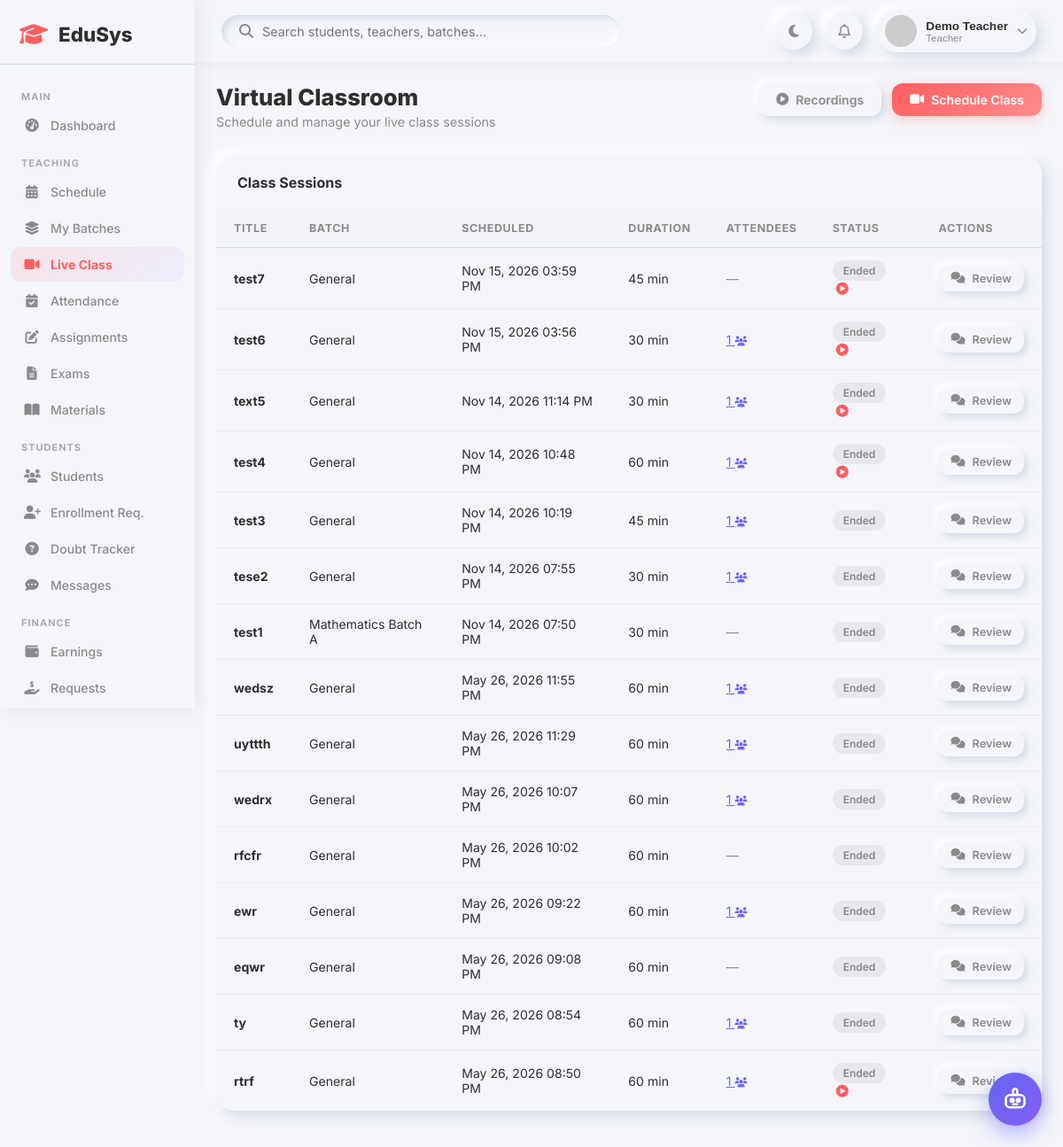
/teacher/live-class.php (signed in), run on the app's committed database.
### tables this page shows
CREATE TABLE `live_classes` (
  `id` int(11) NOT NULL,
  `title` varchar(200) DEFAULT NULL,
  `batch_id` int(11) DEFAULT NULL,
  `teacher_id` int(11) DEFAULT NULL,
  `room_id` varchar(100) DEFAULT NULL,
  `scheduled_at` datetime DEFAULT NULL,
  `duration_minutes` int(11) DEFAULT 60,
  `status` enum('scheduled','live','ended') DEFAULT 'scheduled',
  `recording_url` varchar(255) DEFAULT NULL,
  `created_at` timestamp NOT NULL DEFAULT current_timestamp(),
  `end_time` datetime DEFAULT NULL,
  `start_time` datetime DEFAULT NULL
);

CREATE TABLE `batches` (
  `id` int(11) NOT NULL,
  `name` varchar(150) NOT NULL,
  `teacher_id` int(11) DEFAULT NULL,
  `subject_id` int(11) DEFAULT NULL,
  `grade` varchar(20) DEFAULT NULL,
  `schedule` text DEFAULT NULL,
  `max_students` int(11) DEFAULT 30,
  `status` enum('active','inactive') DEFAULT 'active',
  `created_at` timestamp NOT NULL DEFAULT current_timestamp()
);

### teacher/live-class.php (the view, shortened to what this page needs)
<?php
require_once '../config/db.php';
$teacher = $conn->query("SELECT t.id FROM teachers t WHERE t.user_id={$_SESSION['user_id']}")->fetch_assoc();
$tid = $teacher['id'];
require_once '../includes/header.php';
$classes = $conn->query("
    SELECT lc.*, b.name as batch_name,
           (SELECT COUNT(*) FROM live_attendance WHERE class_id=lc.id) as attendees,
           (SELECT COUNT(*) FROM recordings WHERE class_id=lc.id) as has_rec
    FROM live_classes lc
    LEFT JOIN batches b ON lc.batch_id=b.id
    WHERE lc.teacher_id=$tid
    ORDER BY lc.scheduled_at DESC
    LIMIT 30
");
?>
<div class="page-header">
    <div>
        <h1>Virtual Classroom</h1>
        <p>Schedule and manage your live class sessions</p>
    </div>
    <div class="page-actions">
        <a href="<?= BASE_URL ?>recorded_classes.php" class="btn btn-outline">
            <i class="fa-solid fa-circle-play"></i> Recordings
        </a>
        <button class="btn btn-primary" onclick="openModal('scheduleModal')">
            <i class="fa-solid fa-video"></i> Schedule Class
        </button>
    </div>
</div>
<div class="table-card">
    <div class="table-header"><h3>Class Sessions</h3></div>
    <div class="table-responsive">
        <table>
            <thead>
                <tr>
                    <th>Title</th>
                    <th>Batch</th>
                    <th>Scheduled</th>
                    <th>Duration</th>
                    <th>Attendees</th>
                    <th>Status</th>
                    <th>Actions</th>
                </tr>
            </thead>
            <tbody>
                <?php if ($classes->num_rows === 0): ?>
                <tr><td colspan="7" style="text-align:center;padding:30px;color:var(--text-secondary);">No classes scheduled yet.</td></tr>
                <?php else: ?>
                <?php while ($lc = $classes->fetch_assoc()): ?>
                <tr>
                    <td><strong><?= htmlspecialchars($lc['title']) ?></strong></td>
                    <td><?= htmlspecialchars($lc['batch_name'] ?? 'General') ?></td>
                    <td><?= $lc['scheduled_at'] ? date('M d, Y h:i A', strtotime($lc['scheduled_at'])) : 'TBD' ?></td>
                    <td><?= $lc['duration_minutes'] ?> min</td>
                    <td>
                        <?php if ($lc['attendees'] > 0): ?>
                        <a href="?view_attendance=<?= $lc['id'] ?>" style="color:var(--secondary);">
                            <?= $lc['attendees'] ?> <i class="fa-solid fa-users" style="font-size:0.7rem;"></i>
                        </a>
                        <?php else: ?><span style="color:var(--text-secondary);">—</span><?php endif; ?>
                    </td>
                    <td>
                        <span class="badge-pill <?= $lc['status']==='live'?'badge-danger':($lc['status']==='ended'?'badge-gray':'badge-info') ?>">
                            <?= $lc['status']==='live'?'🔴 LIVE':ucfirst($lc['status']) ?>
                        </span>
                        <?php if ($lc['has_rec']): ?>
                        <a href="<?= BASE_URL ?>recorded_classes.php?class_id=<?= $lc['id'] ?>" title="View Recording" style="color:var(--primary);margin-left:4px;">
                            <i class="fa-solid fa-circle-play"></i>
                        </a>
                        <?php endif; ?>
                    </td>
                    <td>
                        <?php if ($lc['status'] === 'scheduled'): ?>
                        <form method="POST" style="display:inline;" onsubmit="return confirm('Delete this class?')">
                            <input type="hidden" name="action" value="delete">
                            <input type="hidden" name="class_id" value="<?= $lc['id'] ?>">
                            <button class="btn btn-outline btn-sm" style="color:var(--danger);">
                                <i class="fa-solid fa-trash"></i>
                            </button>
                        </form>
                        <?php elseif ($lc['status'] === 'ended'): ?>
                        <a href="<?= BASE_URL ?>live_class_room.php?class_id=<?= $lc['id'] ?>&review=1"
                           class="btn btn-outline btn-sm" title="Review class chat & doubts">
                            <i class="fa-solid fa-comments"></i> Review
                        </a>
                        <?php endif; ?>
                    </td>
                </tr>
                <?php endwhile; endif; ?>
            </tbody>
        </table>
    </div>
</div>
<?php require_once '../includes/footer.php'; ?>

### css/dashboard.css (style rules this page uses)
:root { --primary: #FF5F5F; --secondary: #6C63FF; --background: #F5F6FA; --text-primary: #2E2E2E; --text-secondary: #8A8A8A; --shadow-light: #ffffff; --shadow-dark: #d5dbe5; --neu: 6px 6px 14px var(--shadow-dark), -6px -6px 14px var(--shadow-light); --neu-sm: 4px 4px 8px var(--shadow-dark), -4px -4px 8px var(--shadow-light); --neu-in: inset 4px 4px 8px var(--shadow-dark), inset -4px -4px 8px var(--shadow-light); --success: #4CAF50; --danger: #FF5252; --warning: #FF9800; --info: #2196F3; --sidebar-width: 260px; }
* { margin: 0; padding: 0; box-sizing: border-box; }
body { font-family: 'Inter', sans-serif; background: var(--background); color: var(--text-primary); transition: background 0.3s, color 0.3s; }
.page-header { display: flex; justify-content: space-between; align-items: flex-start; margin-bottom: 30px; flex-wrap: wrap; gap: 15px; }
.page-header h1 { font-size: 1.6rem; font-weight: 800; }
.page-header p { color: var(--text-secondary); font-size: 0.9rem; margin-top: 4px; }
.page-actions { display: flex; gap: 12px; flex-wrap: wrap; }
.table-card { background: var(--background); border-radius: 20px; box-shadow: var(--neu); overflow: hidden; margin-bottom: 25px; }
.table-header { display: flex; justify-content: space-between; align-items: center; padding: 20px 24px; flex-wrap: wrap; gap: 10px; }
.table-header h3 { font-size: 1rem; font-weight: 700; }
.table-responsive { overflow-x: auto; }
table { width: 100%; border-collapse: collapse; }
th, td { padding: 14px 20px; text-align: left; }
th { font-size: 0.78rem; text-transform: uppercase; letter-spacing: 0.05em; color: var(--text-secondary); font-weight: 700; border-bottom: 1px solid var(--shadow-dark); background: rgba(0,0,0,0.01); }
td { font-size: 0.88rem; border-bottom: 1px solid rgba(0,0,0,0.04); }
tr:last-child td { border-bottom: none; }
.badge-pill { display: inline-block; padding: 4px 12px; border-radius: 20px; font-size: 0.75rem; font-weight: 600; }
.badge-gray { background: rgba(0,0,0,0.06); color: var(--text-secondary); }
.btn { display: inline-flex; align-items: center; gap: 8px; padding: 10px 20px; border-radius: 12px; border: none; font-family: 'Inter', sans-serif; font-size: 0.88rem; font-weight: 600; cursor: pointer; transition: all 0.2s ease; text-decoration: none; }
.btn-primary { background: linear-gradient(135deg, var(--primary), #ff8c8c); color: white; box-shadow: 0 4px 14px rgba(255,95,95,0.3); }
.btn-outline { background: var(--background); box-shadow: var(--neu-sm); color: var(--text-secondary); }
.btn-sm { padding: 7px 14px; font-size: 0.8rem; }

### css/responsive.css (style rules this page uses)
@media (max-width: 1200px) { :root { --sidebar-width: 220px; } }

### includes/chatbot_widget.php (style rules this page uses)
:root { --edubot-primary: #6366f1; --edubot-primary-hover: #4f46e5; --edubot-secondary: #8b5cf6; --edubot-accent: #06b6d4; --edubot-bg: #ffffff; --edubot-surface: #f8fafc; --edubot-border: #e2e8f0; --edubot-text: #1e293b; --edubot-text-muted: #64748b; --edubot-bot-bubble: #f1f5f9; --edubot-bot-text: #1e293b; --edubot-user-bubble: linear-gradient(135deg, #6366f1, #8b5cf6); --edubot-shadow: 0 20px 45px -10px rgba(99, 102, 241, 0.25), 0 10px 20px -5px rgba(0, 0, 0, 0.08); }

### data on the page
live_classes: title "test7", batch_name "General", scheduled_at "Nov 15, 2026 03:59 PM", duration_minutes "45", status "Ended"
live_classes: title "test6", batch_name "General", scheduled_at "Nov 15, 2026 03:56 PM", duration_minutes "30", attendees "1", status "Ended"
live_classes: title "text5", batch_name "General", scheduled_at "Nov 14, 2026 11:14 PM", duration_minutes "30", attendees "1", status "Ended"
live_classes: title "test4", batch_name "General", scheduled_at "Nov 14, 2026 10:48 PM", duration_minutes "60", attendees "1", status "Ended"
live_classes: title "test3", batch_name "General", scheduled_at "Nov 14, 2026 10:19 PM", duration_minutes "45", attendees "1", status "Ended"
live_classes: title "tese2", batch_name "General", scheduled_at "Nov 14, 2026 07:55 PM", duration_minutes "30", attendees "1", status "Ended"
live_classes: title "test1", batch.name "Mathematics Batch A", scheduled_at "Nov 14, 2026 07:50 PM", duration_minutes "30", status "Ended"
live_classes: title "wedsz", batch_name "General", scheduled_at "May 26, 2026 11:55 PM", duration_minutes "60", attendees "1", status "Ended"
live_classes: title "uyttth", batch_name "General", scheduled_at "May 26, 2026 11:29 PM", duration_minutes "60", attendees "1", status "Ended"
live_classes: title "wedrx", batch_name "General", scheduled_at "May 26, 2026 10:07 PM", duration_minutes "60", attendees "1", status "Ended"
live_classes: title "rfcfr", batch_name "General", scheduled_at "May 26, 2026 10:02 PM", duration_minutes "60", status "Ended"
live_classes: title "ewr", batch_name "General", scheduled_at "May 26, 2026 09:22 PM", duration_minutes "60", attendees "1", status "Ended"
live_classes: title "eqwr", batch_name "General", scheduled_at "May 26, 2026 09:08 PM", duration_minutes "60", status "Ended"
live_classes: title "ty", batch_name "General", scheduled_at "May 26, 2026 08:54 PM", duration_minutes "60", attendees "1", status "Ended"
live_classes: title "rtrf", batch_name "General", scheduled_at "May 26, 2026 08:50 PM", duration_minutes "60", attendees "1", status "Ended"

### other printed values
$name "Demo Teacher"
$role "Teacher"
